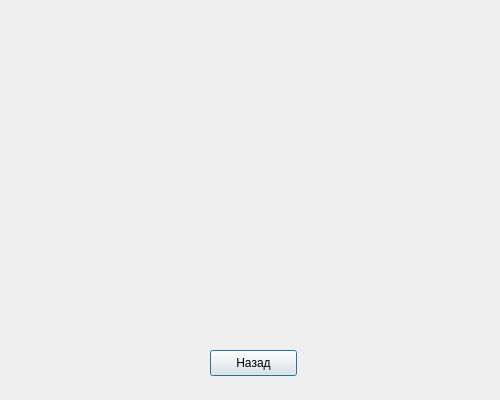
<?xml version="1.0" encoding="UTF-8"?>
<ui version="4.0">
 <class>delete_users</class>
 <widget class="QDialog" name="delete_users">
  <property name="geometry">
   <rect>
    <x>0</x>
    <y>0</y>
    <width>500</width>
    <height>400</height>
   </rect>
  </property>
  <property name="windowTitle">
   <string>Dialog</string>
  </property>
  <widget class="QPushButton" name="pushButton">
   <property name="geometry">
    <rect>
     <x>210</x>
     <y>350</y>
     <width>87</width>
     <height>26</height>
    </rect>
   </property>
   <property name="text">
    <string>Назад</string>
   </property>
  </widget>
 </widget>
 <resources/>
 <connections/>
</ui>
